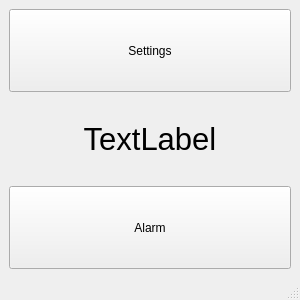
<?xml version="1.0" encoding="UTF-8"?>
<ui version="4.0">
 <class>Alarm</class>
 <widget class="QMainWindow" name="Alarm">
  <property name="geometry">
   <rect>
    <x>0</x>
    <y>0</y>
    <width>300</width>
    <height>300</height>
   </rect>
  </property>
  <property name="windowTitle">
   <string>Alarm</string>
  </property>
  <widget class="QWidget" name="centralwidget">
   <layout class="QVBoxLayout" name="verticalLayout">
    <item>
     <widget class="QPushButton" name="pushButton_2">
      <property name="sizePolicy">
       <sizepolicy hsizetype="Minimum" vsizetype="Preferred">
        <horstretch>0</horstretch>
        <verstretch>0</verstretch>
       </sizepolicy>
      </property>
      <property name="text">
       <string>Settings</string>
      </property>
     </widget>
    </item>
    <item>
     <widget class="QLabel" name="label">
      <property name="font">
       <font>
        <pointsize>23</pointsize>
       </font>
      </property>
      <property name="text">
       <string>TextLabel</string>
      </property>
      <property name="alignment">
       <set>Qt::AlignCenter</set>
      </property>
     </widget>
    </item>
    <item>
     <widget class="QPushButton" name="pushButton">
      <property name="sizePolicy">
       <sizepolicy hsizetype="Minimum" vsizetype="Preferred">
        <horstretch>0</horstretch>
        <verstretch>0</verstretch>
       </sizepolicy>
      </property>
      <property name="text">
       <string>Alarm</string>
      </property>
     </widget>
    </item>
   </layout>
  </widget>
  <widget class="QMenuBar" name="menubar">
   <property name="geometry">
    <rect>
     <x>0</x>
     <y>0</y>
     <width>300</width>
     <height>21</height>
    </rect>
   </property>
  </widget>
  <widget class="QStatusBar" name="statusbar"/>
 </widget>
 <resources/>
 <connections/>
</ui>
